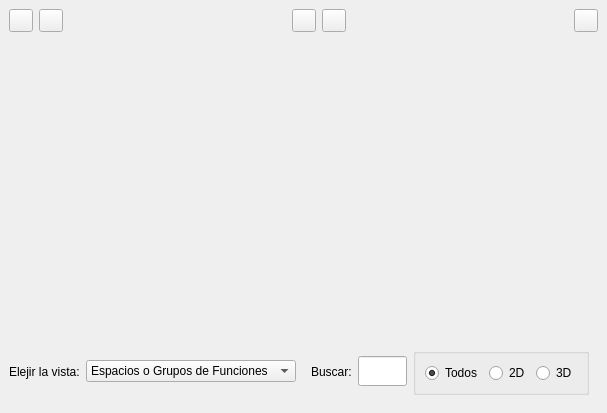
<?xml version="1.0" encoding="UTF-8"?>
<ui version="4.0">
 <class>DashboardWidget</class>
 <widget class="QStackedWidget" name="DashboardWidget">
  <property name="geometry">
   <rect>
    <x>0</x>
    <y>0</y>
    <width>607</width>
    <height>413</height>
   </rect>
  </property>
  <property name="windowTitle">
   <string>StackedWidget</string>
  </property>
  <property name="currentIndex">
   <number>0</number>
  </property>
  <widget class="QWidget" name="pageMenu">
   <layout class="QVBoxLayout" name="verticalLayout">
    <item>
     <layout class="QHBoxLayout" name="horizontalLayout_2">
      <item>
       <widget class="QToolButton" name="openFile">
        <property name="toolTip">
         <string>Abrir</string>
        </property>
        <property name="statusTip">
         <string/>
        </property>
       </widget>
      </item>
      <item>
       <widget class="QToolButton" name="saveFile">
        <property name="toolTip">
         <string>Guardar</string>
        </property>
        <property name="statusTip">
         <string/>
        </property>
       </widget>
      </item>
      <item>
       <spacer name="horizontalSpacer_5">
        <property name="orientation">
         <enum>Qt::Horizontal</enum>
        </property>
        <property name="sizeHint" stdset="0">
         <size>
          <width>40</width>
          <height>20</height>
         </size>
        </property>
       </spacer>
      </item>
      <item>
       <widget class="QToolButton" name="addSpace2D">
        <property name="toolTip">
         <string>Crear Nuevo Espacio 2D</string>
        </property>
        <property name="statusTip">
         <string/>
        </property>
       </widget>
      </item>
      <item>
       <widget class="QToolButton" name="addSpace3D">
        <property name="toolTip">
         <string>Crear Nuevo Espacio 3D</string>
        </property>
        <property name="statusTip">
         <string/>
        </property>
       </widget>
      </item>
      <item>
       <spacer name="horizontalSpacer_6">
        <property name="orientation">
         <enum>Qt::Horizontal</enum>
        </property>
        <property name="sizeHint" stdset="0">
         <size>
          <width>40</width>
          <height>20</height>
         </size>
        </property>
       </spacer>
      </item>
      <item>
       <widget class="QToolButton" name="showAboutAppDialog">
        <property name="toolTip">
         <string>Acerca de GPLACS</string>
        </property>
        <property name="statusTip">
         <string/>
        </property>
       </widget>
      </item>
     </layout>
    </item>
    <item>
     <widget class="QStackedWidget" name="views">
      <property name="sizePolicy">
       <sizepolicy hsizetype="Expanding" vsizetype="Expanding">
        <horstretch>0</horstretch>
        <verstretch>0</verstretch>
       </sizepolicy>
      </property>
      <property name="currentIndex">
       <number>0</number>
      </property>
      <widget class="SpacesView" name="spaces"/>
      <widget class="QWidget" name="views_page2">
       <layout class="QVBoxLayout" name="verticalLayout_4">
        <item>
         <widget class="FunctionsView" name="functions"/>
        </item>
       </layout>
      </widget>
     </widget>
    </item>
    <item>
     <layout class="QHBoxLayout" name="horizontalLayout">
      <item>
       <widget class="QLabel" name="label">
        <property name="text">
         <string>Elejir la vista:</string>
        </property>
       </widget>
      </item>
      <item>
       <widget class="KComboBox" name="viewMode">
        <property name="sizePolicy">
         <sizepolicy hsizetype="Preferred" vsizetype="Fixed">
          <horstretch>0</horstretch>
          <verstretch>0</verstretch>
         </sizepolicy>
        </property>
        <item>
         <property name="text">
          <string>Espacios o Grupos de Funciones</string>
         </property>
        </item>
        <item>
         <property name="text">
          <string>Lista Total de Funciones</string>
         </property>
        </item>
       </widget>
      </item>
      <item>
       <spacer name="horizontalSpacer_7">
        <property name="orientation">
         <enum>Qt::Horizontal</enum>
        </property>
        <property name="sizeHint" stdset="0">
         <size>
          <width>40</width>
          <height>20</height>
         </size>
        </property>
       </spacer>
      </item>
      <item>
       <widget class="QStackedWidget" name="filterStackedWidget">
        <property name="sizePolicy">
         <sizepolicy hsizetype="Preferred" vsizetype="Fixed">
          <horstretch>0</horstretch>
          <verstretch>0</verstretch>
         </sizepolicy>
        </property>
        <property name="currentIndex">
         <number>1</number>
        </property>
        <widget class="QWidget" name="page">
         <layout class="QHBoxLayout" name="horizontalLayout_8">
          <item>
           <widget class="QLabel" name="label_2">
            <property name="text">
             <string>Buscar:</string>
            </property>
           </widget>
          </item>
          <item>
           <widget class="KLineEdit" name="filterTextSpaces">
            <property name="minimumSize">
             <size>
              <width>0</width>
              <height>30</height>
             </size>
            </property>
            <property name="maximumSize">
             <size>
              <width>16777215</width>
              <height>30</height>
             </size>
            </property>
           </widget>
          </item>
          <item>
           <widget class="KButtonGroup" name="filterDimensionsSpaces">
            <property name="title">
             <string/>
            </property>
            <property name="flat">
             <bool>false</bool>
            </property>
            <property name="current" stdset="0">
             <number>0</number>
            </property>
            <layout class="QHBoxLayout" name="horizontalLayout_5">
             <item>
              <widget class="QRadioButton" name="filterAllSpaces">
               <property name="text">
                <string>Todos</string>
               </property>
               <property name="checked">
                <bool>true</bool>
               </property>
              </widget>
             </item>
             <item>
              <widget class="QRadioButton" name="filter2DSpaces">
               <property name="text">
                <string>2D</string>
               </property>
              </widget>
             </item>
             <item>
              <widget class="QRadioButton" name="filter3DSpaces">
               <property name="text">
                <string>3D</string>
               </property>
              </widget>
             </item>
            </layout>
           </widget>
          </item>
         </layout>
        </widget>
        <widget class="QWidget" name="page_2">
         <layout class="QHBoxLayout" name="horizontalLayout_7">
          <item>
           <widget class="QLabel" name="label_3">
            <property name="text">
             <string>Buscar:</string>
            </property>
           </widget>
          </item>
          <item>
           <widget class="KLineEdit" name="filterTextFunctions">
            <property name="minimumSize">
             <size>
              <width>0</width>
              <height>30</height>
             </size>
            </property>
            <property name="maximumSize">
             <size>
              <width>16777215</width>
              <height>30</height>
             </size>
            </property>
           </widget>
          </item>
          <item>
           <widget class="KButtonGroup" name="filterDimensionsFunctions">
            <layout class="QHBoxLayout" name="horizontalLayout_6">
             <item>
              <widget class="QRadioButton" name="filterAllFunctions">
               <property name="text">
                <string>Todos</string>
               </property>
               <property name="checked">
                <bool>true</bool>
               </property>
              </widget>
             </item>
             <item>
              <widget class="QRadioButton" name="filter2DFunctions">
               <property name="text">
                <string>2D</string>
               </property>
              </widget>
             </item>
             <item>
              <widget class="QRadioButton" name="filter3DFunctions">
               <property name="text">
                <string>3D</string>
               </property>
              </widget>
             </item>
            </layout>
           </widget>
          </item>
         </layout>
        </widget>
       </widget>
      </item>
     </layout>
    </item>
   </layout>
  </widget>
  <widget class="QWidget" name="pageGraph2D">
   <layout class="QVBoxLayout" name="verticalLayout_2">
    <item>
     <layout class="QHBoxLayout" name="horizontalLayout_3">
      <item>
       <widget class="QToolButton" name="backFromSpace2D">
        <property name="toolTip">
         <string>Volver a la Vista Principal</string>
        </property>
       </widget>
      </item>
      <item>
       <widget class="QToolButton" name="showFunctionEditor2D">
        <property name="toolTip">
         <string>Administrador de Funciones</string>
        </property>
       </widget>
      </item>
      <item>
       <spacer name="horizontalSpacer">
        <property name="orientation">
         <enum>Qt::Horizontal</enum>
        </property>
        <property name="sizeHint" stdset="0">
         <size>
          <width>40</width>
          <height>20</height>
         </size>
        </property>
       </spacer>
      </item>
      <item>
       <widget class="QToolButton" name="copySpace2DImage">
        <property name="toolTip">
         <string>Copiar Imagen</string>
        </property>
        <property name="text">
         <string/>
        </property>
       </widget>
      </item>
      <item>
       <widget class="QToolButton" name="saveSpace2DImage">
        <property name="toolTip">
         <string>Guardar Imagen</string>
        </property>
        <property name="text">
         <string/>
        </property>
       </widget>
      </item>
      <item>
       <spacer name="horizontalSpacer_9">
        <property name="orientation">
         <enum>Qt::Horizontal</enum>
        </property>
        <property name="sizeHint" stdset="0">
         <size>
          <width>40</width>
          <height>20</height>
         </size>
        </property>
       </spacer>
      </item>
      <item>
       <widget class="QToolButton" name="showSpace2DInfo">
        <property name="toolTip">
         <string>Información del Espacio</string>
        </property>
        <property name="text">
         <string/>
        </property>
       </widget>
      </item>
      <item>
       <widget class="QToolButton" name="showCoordSysSettings2D">
        <property name="toolTip">
         <string>Configuración del Área de Dibujo</string>
        </property>
       </widget>
      </item>
     </layout>
    </item>
    <item>
     <widget class="Viewer2D" name="space2D" native="true">
      <property name="sizePolicy">
       <sizepolicy hsizetype="Expanding" vsizetype="Expanding">
        <horstretch>0</horstretch>
        <verstretch>0</verstretch>
       </sizepolicy>
      </property>
     </widget>
    </item>
   </layout>
  </widget>
  <widget class="QWidget" name="pageGraph3D">
   <layout class="QVBoxLayout" name="verticalLayout_3">
    <item>
     <layout class="QHBoxLayout" name="horizontalLayout_4">
      <item>
       <widget class="QToolButton" name="backFromSpace3D">
        <property name="toolTip">
         <string>Volver a la Vista Principal</string>
        </property>
       </widget>
      </item>
      <item>
       <widget class="QToolButton" name="showFunctionEditor3D">
        <property name="toolTip">
         <string>Administrador de Funciones</string>
        </property>
       </widget>
      </item>
      <item>
       <spacer name="horizontalSpacer_3">
        <property name="orientation">
         <enum>Qt::Horizontal</enum>
        </property>
        <property name="sizeHint" stdset="0">
         <size>
          <width>40</width>
          <height>20</height>
         </size>
        </property>
       </spacer>
      </item>
      <item>
       <widget class="QToolButton" name="copySpace3DImage">
        <property name="toolTip">
         <string>Copiar Imagen</string>
        </property>
        <property name="text">
         <string/>
        </property>
       </widget>
      </item>
      <item>
       <widget class="QToolButton" name="saveSpace3DImage">
        <property name="toolTip">
         <string>Guardar Imagen</string>
        </property>
        <property name="text">
         <string/>
        </property>
       </widget>
      </item>
      <item>
       <spacer name="horizontalSpacer_8">
        <property name="orientation">
         <enum>Qt::Horizontal</enum>
        </property>
        <property name="sizeHint" stdset="0">
         <size>
          <width>40</width>
          <height>20</height>
         </size>
        </property>
       </spacer>
      </item>
      <item>
       <widget class="QToolButton" name="showSpace3DInfo">
        <property name="toolTip">
         <string>Información del Espacio</string>
        </property>
        <property name="text">
         <string/>
        </property>
       </widget>
      </item>
      <item>
       <widget class="QToolButton" name="showCoordSysSettings3D">
        <property name="toolTip">
         <string>Configuración del Área de Dibujo</string>
        </property>
       </widget>
      </item>
     </layout>
    </item>
    <item>
     <widget class="Viewer3D" name="space3D" native="true">
      <property name="sizePolicy">
       <sizepolicy hsizetype="Expanding" vsizetype="Expanding">
        <horstretch>0</horstretch>
        <verstretch>0</verstretch>
       </sizepolicy>
      </property>
     </widget>
    </item>
   </layout>
  </widget>
 </widget>
 <customwidgets>
  <customwidget>
   <class>KButtonGroup</class>
   <extends>QGroupBox</extends>
   <header>kbuttongroup.h</header>
   <container>1</container>
  </customwidget>
  <customwidget>
   <class>KComboBox</class>
   <extends>QComboBox</extends>
   <header>kcombobox.h</header>
  </customwidget>
  <customwidget>
   <class>KLineEdit</class>
   <extends>QLineEdit</extends>
   <header>klineedit.h</header>
  </customwidget>
  <customwidget>
   <class>FunctionsView</class>
   <extends>QTreeView</extends>
   <header>functionsview.h</header>
  </customwidget>
  <customwidget>
   <class>SpacesView</class>
   <extends>QWidget</extends>
   <header>spacesview.h</header>
   <container>1</container>
  </customwidget>
  <customwidget>
   <class>Viewer2D</class>
   <extends>QWidget</extends>
   <header>viewer2d.h</header>
   <container>1</container>
  </customwidget>
  <customwidget>
   <class>Viewer3D</class>
   <extends>QWidget</extends>
   <header>viewer2d.h</header>
   <container>1</container>
  </customwidget>
 </customwidgets>
 <resources/>
 <connections>
  <connection>
   <sender>viewMode</sender>
   <signal>currentIndexChanged(int)</signal>
   <receiver>views</receiver>
   <slot>setCurrentIndex(int)</slot>
   <hints>
    <hint type="sourcelabel">
     <x>170</x>
     <y>401</y>
    </hint>
    <hint type="destinationlabel">
     <x>274</x>
     <y>216</y>
    </hint>
   </hints>
  </connection>
  <connection>
   <sender>viewMode</sender>
   <signal>currentIndexChanged(int)</signal>
   <receiver>filterStackedWidget</receiver>
   <slot>setCurrentIndex(int)</slot>
   <hints>
    <hint type="sourcelabel">
     <x>143</x>
     <y>389</y>
    </hint>
    <hint type="destinationlabel">
     <x>219</x>
     <y>392</y>
    </hint>
   </hints>
  </connection>
 </connections>
</ui>
